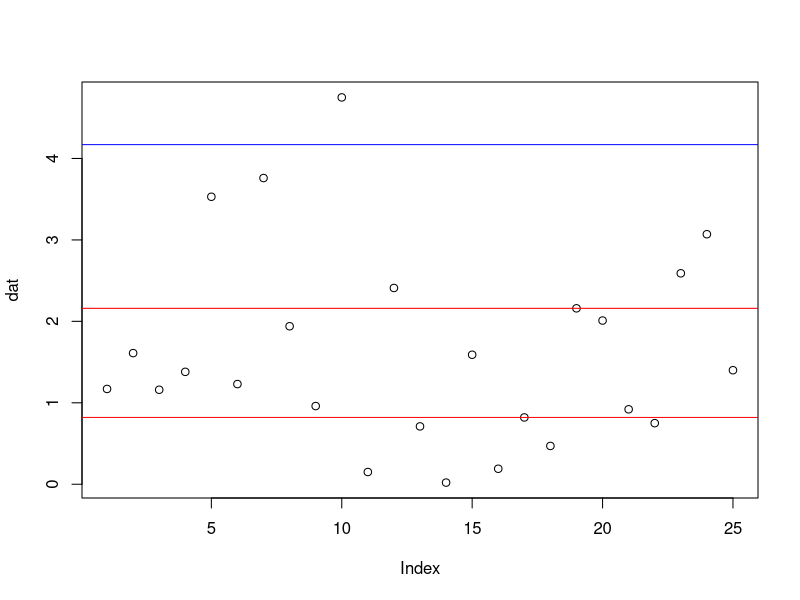

R code for this plot:
#################
# Ejercicio 13  #
#################

varY <- 4
meanY <- 8
m4Y <- 5648
CVY <- sqrt(varY)/meanY
m2Y <- varY + meanY^2

mu3 <- 0
m3Y <- 3*m2Y*meanY - 2*meanY^3

mu4 <- m4Y - 4*m3Y*meanY + 6*m2Y*meanY^2 - 3*meanY^4
g2 <- mu4/ varY^2 - 3

#################
# Ejercicio 19  #
#################

dat <- c(1.17, 1.61, 1.16, 1.38, 3.53, 1.23, 3.76, 1.94, 0.96, 4.75, 0.15, 2.41, 
         0.71, 0.02, 1.59, 0.19, 0.82, 0.47, 2.16, 2.01, 0.92, 0.75, 2.59, 3.07, 
         1.40)
plot(dat)


q1 <- quantile(dat, .25)
q3 <- quantile(dat, .75)
abline(c(q1, 0), col = 'red')
abline(c(q3, 0), col = 'red')

rangIQ <- q3 - q1
Ii <- q1 - 1.5*rangIQ
Is <- q3 + 1.5*rangIQ
Ei <- q1 - 3*rangIQ
Es <- q3 + 3*rangIQ

abline(c(Ii, 0), col = 'blue')
abline(c(Is, 0), col = 'blue')

dat[dat > Is]
dat[dat < Ii]

dat[dat > Es]
dat[dat < Ei]
